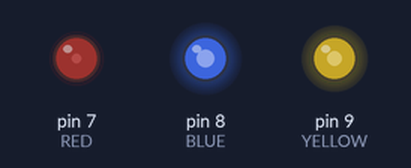
A sketch run on a simulated Arduino Uno, built with avr-gcc and run on an emulated ATmega328P. On the bench: output pins drawn as LEDs (lit = HIGH).

Above: at 0.05 s.
At 1.85 s:
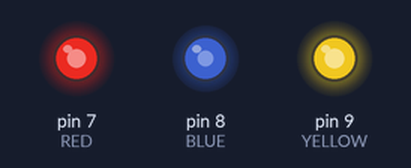
At 3.7 s:
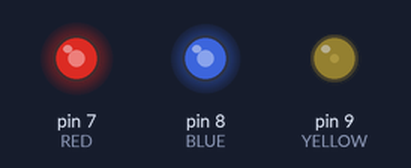
At 7.4 s:
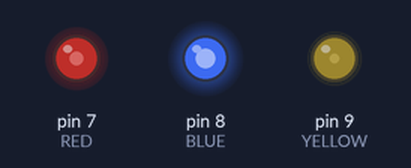
At 10.95 s:
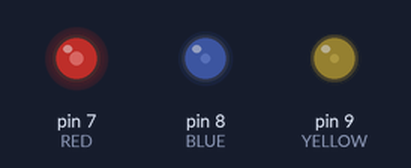
At 14.75 s:
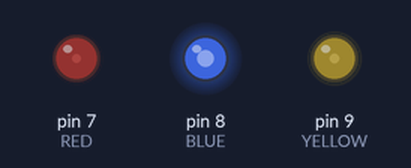
Timing chart, 0 to 19.2 s (numbered marks = the images above):
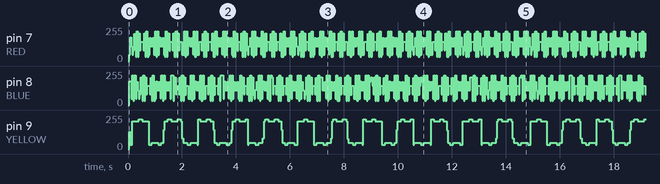

The sketch:

nopreemptionFRTOS.ino
```cpp
#include <Arduino_FreeRTOS.h>

#define RED 7
#define BLUE 8
#define YELLOW 9

void setup(){
  xTaskCreate(vTask1, "Task 1", 100, NULL, 1, NULL);
  xTaskCreate(vTask2, "Task 2", 100, NULL, 1, NULL);
  xTaskCreate(vTask3, "Task 3", 100, NULL, 1, NULL);
}

void vTask1(void *pvParameters){
  pinMode(RED, OUTPUT);
  while(1){
    digitalWrite(RED, digitalRead(RED)^1);

  }
}
void vTask2(void *pvParameters){
  pinMode(BLUE, OUTPUT);
  while(1){
    digitalWrite(BLUE, digitalRead(BLUE)^1);

  }
}
void vTask3(void *pvParameters){
  pinMode(YELLOW, OUTPUT);
  while(1){
    digitalWrite(YELLOW, digitalRead(YELLOW)^1);

  }
}
void loop(){}
```

Measured:
- by itself, pin 7 (RED), pin 8 (BLUE), pin 9 (YELLOW): moves between 31/255 and 224/255, repeating every 14.8 s
